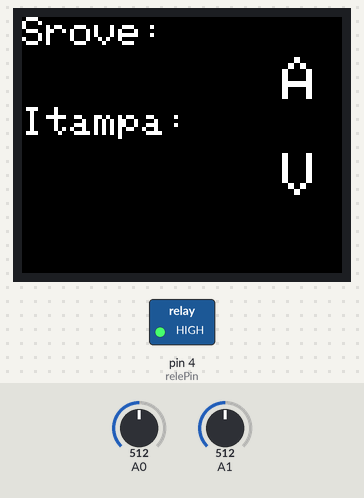
A sketch run on a simulated Arduino Uno, built with avr-gcc and run on an emulated ATmega328P. Shown: 160×128 colour display, switched loads named in the sketch (green lamp = pin HIGH). The inputs (shaded band) are chosen by the test bench; at power-on: A0 = 512, A1 = 512. What the sketch prints to the serial monitor is not drawn.

Above: at 0.1 s.
At 1.03 s:
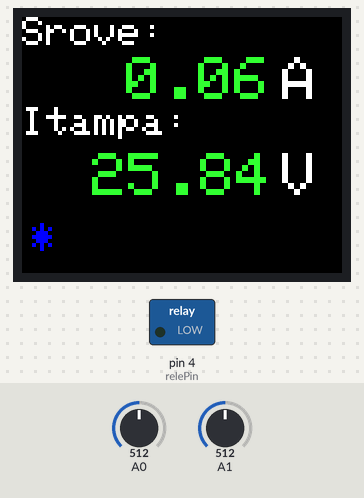
At 2.11 s:
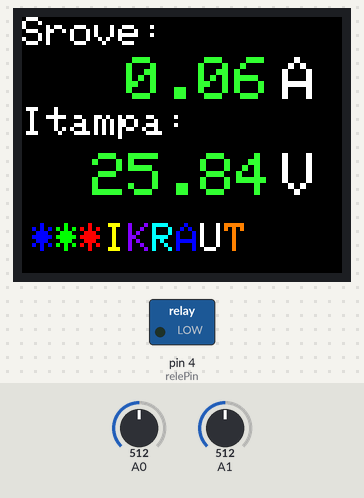
At 4.01 s:
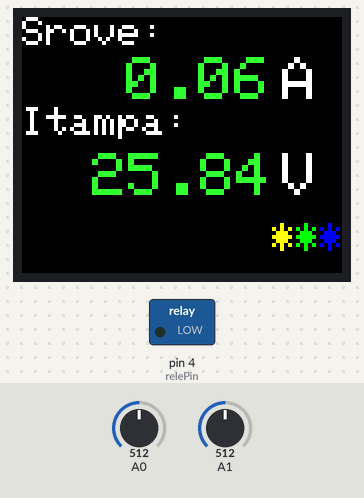
Timing chart, 0 to 5.5 s (numbered marks = the images above):
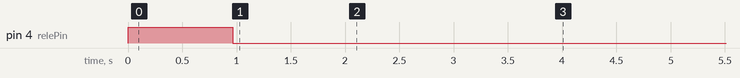

The sketch:

Charger_upgrade.ino
```cpp
#include <TFT.h>
#include <SPI.h>

#define cs   10
#define dc   8
#define rst  9
TFT TFTscreen = TFT(cs, dc, rst);

float R1 = 91500.0; // resistance of R1 (100K) -see text!
float R2 = 9800.0; // resistance of R2 (10K) - see text!

int relePin = 4;
int p = 135;
int t1 = 5;
int t2 = 103;

char sensorPrintout1[5];
char sensorPrintout2[6];
void setup() {
  Serial.begin(9600);
  pinMode(relePin, OUTPUT);
  digitalWrite(relePin, HIGH);

  TFTscreen.begin();
  TFTscreen.background(0, 0, 0);
  TFTscreen.stroke(255, 255, 255);
  TFTscreen.setTextSize(2);
  TFTscreen.text("Srove:\n ", 0, 0);
  TFTscreen.text("Itampa:\n ", 0, 45);
  TFTscreen.setTextSize(3);
  TFTscreen.text("A \n ", 130, 20);
  TFTscreen.text("V \n ", 130, 68);
 }


void loop() {
  //Srove
  unsigned int x1 = 0;
  float SrovesReiksme = 0.0;
  float Samples1 = 0.0;
  float SrovesVidurkis = 0.0;
  float NaujaSrove = 0.0;
  for (int x1 = 0; x1 < 150; x1++) {
    SrovesReiksme = analogRead(A0);
    Samples1 = Samples1 + SrovesReiksme;
    delay(3);
  }
  SrovesVidurkis = Samples1 / 150.0;

  NaujaSrove = ((SrovesVidurkis * (5.0 / 1024.0)) - 2.5) / 0.100;

  //itampa

  unsigned int x2 = 0;
  float ItamposReiksme = 0.00;
  float Samples2 = 0.00;
  float ItamposVidurkis = 0.00;
  float NaujaItampa = 0.00;
   for (int x2 = 0; x2 < 150; x2++) {
    ItamposReiksme = analogRead(A1);
    Samples2 = Samples2 + ItamposReiksme;
    delay(3);
  }
  ItamposVidurkis = Samples2 / 150.00;

  NaujaItampa = ((ItamposVidurkis * 5) / 1024.00) / (R2 / (R1 + R2));

  Serial.print("Srove = ");
  Serial.print(NaujaSrove + 0.06); //srove
  Serial.print("\n");
  Serial.print("Itampa = ");
  Serial.print(NaujaItampa);
  Serial.print("\n");

  String sensorVal1 = String(NaujaSrove + 0.06);
  sensorVal1.toCharArray(sensorPrintout1, 5); //nezinau kas
  TFTscreen.stroke(50, 255, 50);  //spalva
  TFTscreen.text(sensorPrintout1, 52, 20); //pozicija

  String sensorVal2 = String(NaujaItampa);
  sensorVal2.toCharArray(sensorPrintout2, 6);
  TFTscreen.stroke(50, 255, 50);  // spalva
  TFTscreen.text(sensorPrintout2, 35, 68); // pozicija

  if (NaujaItampa > 14.40) {
    turnOff();
  }

  delay(2500);
  TFTscreen.stroke(0, 0, 0);
  TFTscreen.text(sensorPrintout1, 52, 20);
  TFTscreen.text(sensorPrintout2, 35, 68);

}
void turnOff () {

  digitalWrite(relePin, LOW);
  flashing();
  exit(0);

}

void flashing() {
  TFTscreen.stroke(0, 0, 255);
  TFTscreen.setTextSize(2);
  TFTscreen.text("*", t1, t2);
  delay(p);
  TFTscreen.stroke(0, 255, 0);
  TFTscreen.text(" *", t1, t2);
  delay(p);
  TFTscreen.stroke(255, 0, 0);
  TFTscreen.text("  *", t1, t2);
  delay(p);
  TFTscreen.stroke(255, 255, 0);
  TFTscreen.text("   I", t1, t2);
  delay(p);
  TFTscreen.stroke(128, 0, 255);
  TFTscreen.text("    K", t1, t2);
  delay(p);
  TFTscreen.stroke(0, 255, 255);
  TFTscreen.text("     R", t1, t2);
  delay(p);
  TFTscreen.stroke(0, 0, 255);
  TFTscreen.text("      A", t1, t2);
  delay(p);
  TFTscreen.stroke(255, 255, 255);
  TFTscreen.text("       U", t1, t2);
  delay(p);
  TFTscreen.stroke(255, 128, 0);
  TFTscreen.text("        T", t1, t2);
  delay(p);
  TFTscreen.stroke(0, 255, 0);
  TFTscreen.text("         A", t1, t2);
  delay(p);
  TFTscreen.stroke(255, 255, 0);
  TFTscreen.text("          *", t1, t2);
  delay(p);
  TFTscreen.stroke(0, 255, 0);
  TFTscreen.text("           *", t1, t2);
  delay(p);
  TFTscreen.stroke(0, 0, 255);
  TFTscreen.text("            *", t1, t2);
  delay(p);
  TFTscreen.stroke(0, 0, 0);
  TFTscreen.text("*", t1, t2);
  delay(p);
  TFTscreen.stroke(0, 0, 0);
  TFTscreen.text(" *", t1, t2);
  delay(p);
  TFTscreen.stroke(0, 0, 0);
  TFTscreen.text("  *", t1, t2);
  delay(p);
  TFTscreen.stroke(0, 0, 0);
  TFTscreen.text("   I", t1, t2);
  delay(p);
  TFTscreen.stroke(0, 0, 0);
  TFTscreen.text("    K", t1, t2);
  delay(p);
  TFTscreen.stroke(0, 0, 0);
  TFTscreen.text("     R", t1, t2);
  delay(p);
  TFTscreen.stroke(0, 0, 0);
  TFTscreen.text("      A", t1, t2);
  delay(p);
  TFTscreen.stroke(0, 0, 0);
  TFTscreen.text("       U", t1, t2);
  delay(p);
  TFTscreen.stroke(0, 0, 0);
  TFTscreen.text("        T", t1, t2);
  delay(p);
  TFTscreen.stroke(0, 0, 0);
  TFTscreen.text("         A", t1, t2);
  delay(p);
  TFTscreen.stroke(0, 0, 0);
  TFTscreen.text("          *", t1, t2);
  delay(p);
  TFTscreen.stroke(0, 0, 0);
  TFTscreen.text("           *", t1, t2);
  delay(p);
  TFTscreen.stroke(0, 0, 0);
  TFTscreen.text("            *", t1, t2);
  delay(p);

  return(flashing());


}
```

Measured:
- by itself, pin 4 (relePin): HIGH → LOW at 0.96 s
- by itself, everything shown: repeats every 3.5 s, in 26 steps
